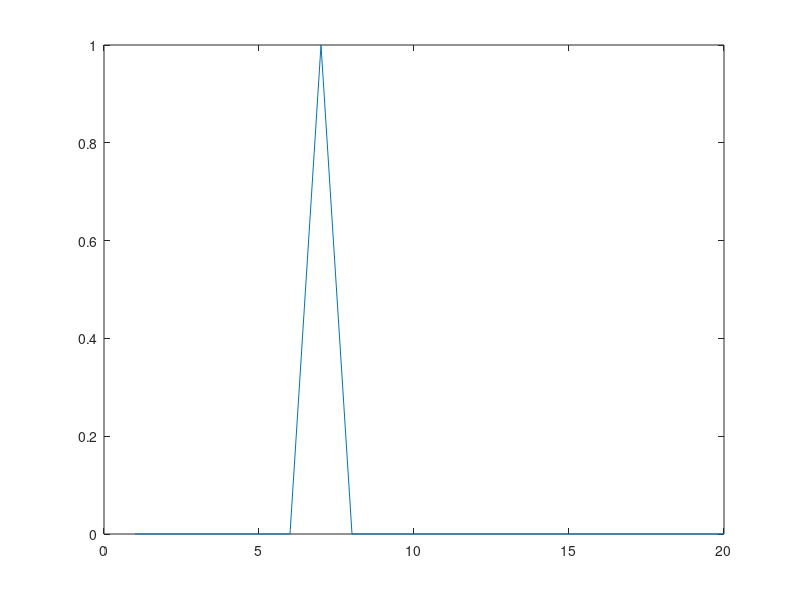

Here is the MATLAB script that generated this plot: (Note: this script raises an error after producing the figure.)
clear
clc

%-------------------Import audio------------------------------------------%
% filename = 'Beneath With Me (Full Unofficial Version) HD.mp3';
% [Y1,Fs]=audioread(filename);
% [Y2,Fs]=audioread(filename);
% 
% Original = Y1(20000:40000,1);                       % Extract short mono vector from "Y1" to use as refernece signal.
% Sample = Y2(20000:40000,1);                         % Extract short mono vector from "Y1" to use as sample signal.

Original = sin(linspace(0,2*pi,20));
Sample = zeros(size(Original));
Sample(round(size(Original,2)/3)) = 1;
plot(Sample)

%-------------------Slice-------------------------------------------------%
Nslice = 1;                                                % Number of samples to extract from "Sample". (A Sample in music production, is understood as being a snippet of sound).
S = Slicer(Sample,Nslice);                                  % Create instance of "Slicer" class using "Sample" as audio and "Nslice" as the number of slices to create.
G = gradDescent;                                            % Create instance of "gradDescent" class.
getError = @(A) L2_vecNorm(S.mkRender(A)-toCol(Original));  % Function to be minimised. "getError" creates the render of the Slicer object using the current shift an coefficient values (passed to the function as "A") stored in the Slicer object "S", then uses the L2 vector norm on the element-wise difference between the "S.OutRender" and the "Original" vectors.

%-------------------Aproximate using slices-------------------------------%
figure
plot(Original)
title('Original Audio')
step = 1;                                                  % Stepsize to be used in dirfference quotient for gradient descent. "step" must be whole number.
NumIterations = 10;
errorVec = zeros(1,NumIterations);
figure

for number = 1:NumIterations
    S.mkRender([round(S.getsliceShift);S.getsliceCoeff]);
    plot(S.getOutRender)                                                                                    % Plot the vector generated by "S.mkRender" once it was called by "getError".
    title('Synthesized Audio')
    pause(0.1)
    gradient = (abs(G.grad(getError,ceil(abs(step)),[round(S.getsliceShift);S.getsliceCoeff])));        % Calculate the gradient of the "getError" function at the point X0 = [abs(S.getsliceShift),S.getsliceCoeff]. ciel(abs(step)) ensures that the "step" value passed to G.grad is positive and a whole number.
    errorVec(number) = getError([abs(round(S.getsliceShift));S.getsliceCoeff]);
%    S.setsliceShift(S.getsliceShift-step*gradient(1:Nslice));                                           % Descend gradient for "Shift" values.
    S.setsliceCoeff(S.getsliceCoeff-step*gradient((Nslice+1):(2*Nslice)));                              % Descend gradient for "Coeff" values.
end
figure
plot(errorVec)
title('Error vs. Iterations')
%-------------------export audio------------------------------------------%

%Outfile = 'mangledFile';
%audiowrite(Outfile,S.getOutRender,Fs)




